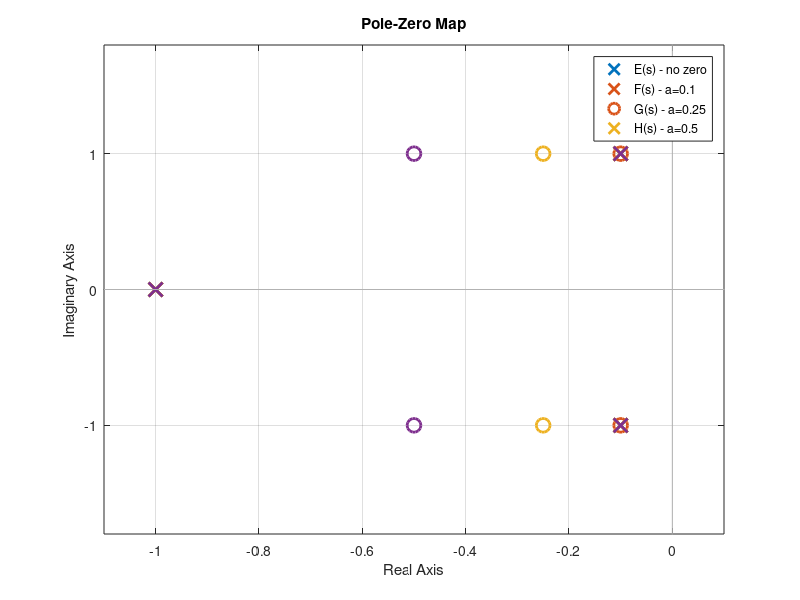
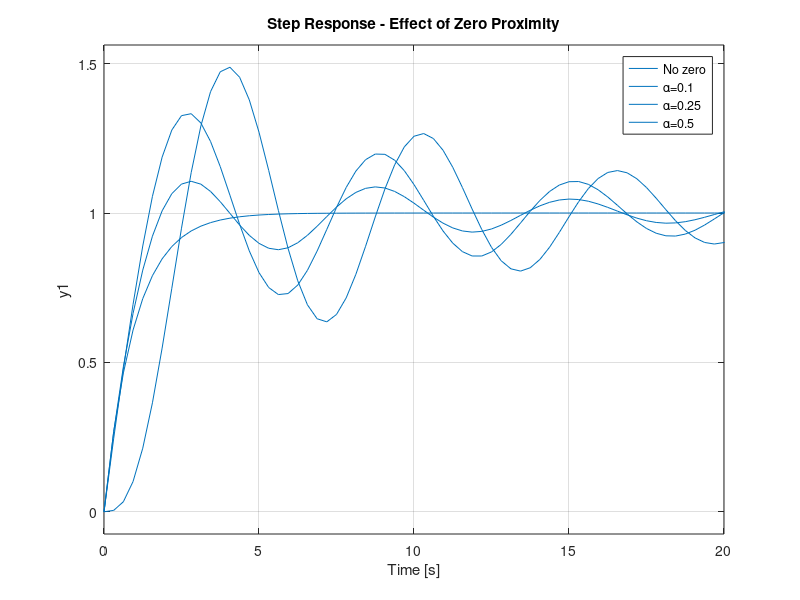

Here is the MATLAB script that generated these plots, in order:
clc; clear; close all;
s = tf('s');

E = 1.01/((s+1)*(((s+0.1)^2)+1));
F = (((s+0.1)^2)+1)/((s+1)*(((s+0.1)^2)+1));
G = ((1.01/1.0625)*(((s+0.25)^2)+1))/((s+1)*(((s+0.1)^2)+1));
H = ((1.01/1.25)*(((s+0.5)^2)+1))/((s+1)*(((s+0.1)^2)+1));

% Pole-zero map (Part c analysis)
figure;
pzmap(E, F, G, H);
grid on;
legend('E(s) - no zero', 'F(s) - a=0.1', 'G(s) - a=0.25', 'H(s) - a=0.5');

% Full step response comparison
figure;
step(E); hold on;
step(F); hold on;
step(G); hold on;
step(H);
grid on;
title('Step Response - Effect of Zero Proximity');
xlim([0 20]);
legend('No zero', '\alpha=0.1', '\alpha=0.25', '\alpha=0.5');
